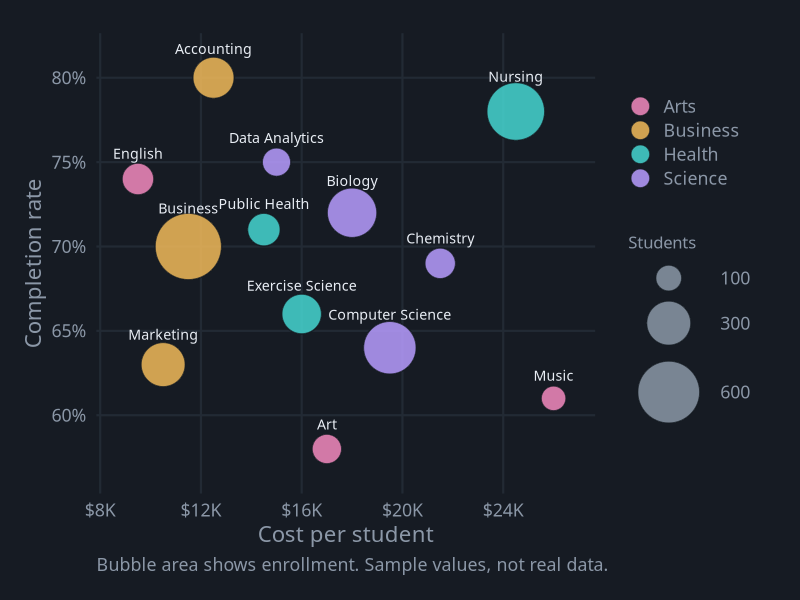
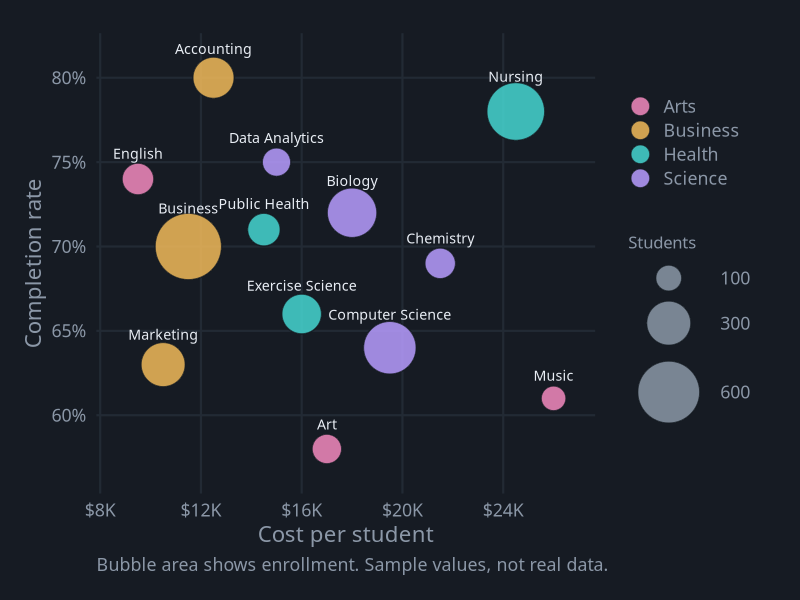

These figures' R source, in order:
# Bubble Chart
# Question: How do programs compare on cost, completion rate, and size?
# Put this script and bubble.csv in the same folder, then in RStudio choose
# Session > Set Working Directory > To Source File Location.

library(tidyverse)

# ---- Gallery look: dark background, soft gray text ----
font <- "IBM Plex Sans"   # use "sans" if IBM Plex Sans is not installed
ink  <- "#8B97A7"

theme_gallery <- function() {
  theme_minimal(base_size = 16, base_family = font) +
    theme(
      plot.background  = element_rect(fill = "#161B23", color = NA),
      panel.grid       = element_line(color = "#222A34"),
      panel.grid.minor = element_blank(),
      text             = element_text(color = ink),
      axis.text        = element_text(color = ink),
      legend.position  = "top",
      legend.title     = element_blank(),
      plot.margin      = margin(24, 28, 18, 18)
    )
}

pal <- c("Health" = "#46D6D1", "Science" = "#B79CFF", "Business" = "#F0B95A", "Arts" = "#F38ABE")

df <- read_csv("bubble.csv", show_col_types = FALSE) |>
  arrange(desc(students)) |>   # draw big bubbles first so small ones stay visible on top
  # lift each label above its bubble: bigger bubbles need a bigger lift
  mutate(lift = -0.9 - 2.4 * sqrt(students / max(students)))

p <- ggplot(df, aes(x = cost_thousands, y = completion_rate)) +
  geom_point(aes(size = students, fill = college),
             shape = 21, color = "#161B23", alpha = 0.85, stroke = 0.8) +
  geom_text(aes(label = program, vjust = lift), color = "#E8EDF4", family = font, size = 3.6) +
  scale_size_area(max_size = 22, breaks = c(100, 300, 600), name = "Students") +
  scale_fill_manual(values = pal, name = NULL) +
  scale_x_continuous(labels = scales::dollar_format(suffix = "K"), expand = expansion(mult = 0.1)) +
  scale_y_continuous(labels = function(x) paste0(x, "%"), expand = expansion(mult = 0.12)) +
  guides(fill = guide_legend(override.aes = list(size = 6), order = 1),
         size = guide_legend(override.aes = list(fill = "#8B97A7"), order = 2)) +
  labs(x = "Cost per student", y = "Completion rate",
       caption = "Bubble area shows enrollment. Sample values, not real data.") +
  theme_gallery() +
  theme(legend.position = "right", legend.title = element_text(color = ink, size = 12),
        plot.caption = element_text(color = ink, hjust = 0))

ggsave("bubble.png", p, width = 9, height = 6, dpi = 200)
p
